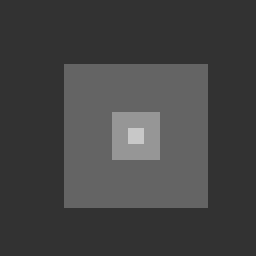
%> input picture image_processing/images/squares.bmp, 256 x 256 px
$ octave diffusion3.m   (GNU Octave 9; MATLAB toolbox functions it lacks are replaced by stand-ins)
%> lines starting %> are read from the running program, lines starting %| are printed output that depends on the picture
### image_processing/examples/varying_diffusion.m
%% Solving the 2-D diffusion equation with spatially varying D by the Finite Difference
%
%  u = varying_diffusion(U, dt,f,N) where U is a 2D matrix representing
%       the initial conditions, f is a function evaluating K(x,y) and N is the number of timesteps
%
%
% Boundary Conditions = Zero-neumann
%
% $$u_t = (K(x,y) u_x)_x + (K(x,y) u_y)_y$$
%
% $$\frac{\partial u}{\partial x}(0,y,t) = 0$$
%
% $$\frac{\partial u}{\partial x}(L,y,t) = 0$$
%
% $$\frac{\partial u}{\partial y}(x,0,t) = 0$$
%
% $$\frac{\partial u}{\partial y}(x,L,t) = 0$$
%
function u = varying_diffusion(u, dt, f,N)
  %%
  % Get size of initial condition matrix
  [nx ny] = size(u);

  %%
  % Setup indexing. We don't update the boundary pixels, as they are set by
  % the boundary conditions
  i=2:nx-1;
  j=2:ny-1;

  [I,J] = meshgrid(0:1/nx:1,0:1/ny:1);
  K = f(I,J);

  %%
  % Loop through timesteps
  for it=1:N
      %%
      % Forward time, centred space
      u(i,j) = u(i,j) + 0.5*dt*( ...
                    (K(i+1,j)+K(i,j)).*u(i+1,j) + ...
                    (K(i-1,j)+K(i,j)).*u(i-1,j) + ...
                    (K(i,j+1)+K(i,j)).*u(i,j+1) + ...
                    (K(i,j-1)+K(i,j)).*u(i,j-1) - ...
                    (K(i+1,j)+K(i-1,j)+K(i,j+1)+K(i,j-1)+4*K(i,j)).*u(i,j));

      %%
      % Zero-neumann boundary conditions
      u(1,:) = u(2,:);
      u(nx,:) = u(nx-1,:);
      u(:,1) = u(:,2);
      u(:,ny) = u(:,ny-1);
  end
end

### image_processing/examples/diffusion3.m
%% Isotropic diffusion for image processing 4
% Read image and convert to double
u = double(imread('../images/squares.bmp'));
%> u: size 256x256 double; min 50, max 200, mean 67.8; mean of the top-left, top-right, bottom-left and bottom-right quarters 63.3, 67.2, 67.2, 73.4

%%
% Add normal noise with mean 0 and variance 10
u = u + 20.0*randn (size(u));
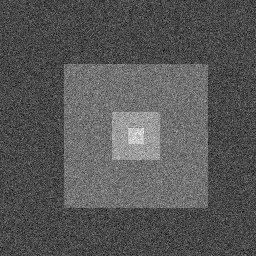
%> u: size 256x256 double; min -35.03, max 264.4, mean 67.6; drawn with min black and max white

%%
% Display before image
figure
subplot(2,2,1)
colormap gray
imagesc(uint8(u));
title('before');

subplot(2,2,2)
colormap gray
plot(u(size(u,1)/2+3,:));
ylabel('u')

%%
% Run diffusion
dt = 0.1;
%f = @(x,y) 1-sin(pi*x).*sin(pi*y);
f = @(x,y) exp(-10*(x.^2 + y.^2));
u = varying_diffusion(u,dt,f,20);
%> after the loop in varying_diffusion, `for it=1:N`:
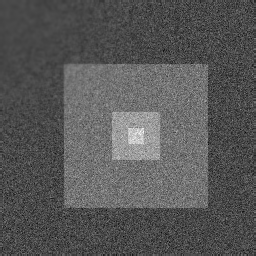
%> u: size 256x256 double; min -35.02, max 262.5, mean 67.6; drawn with min black and max white

%%
% Display result
subplot(2,2,3)
imagesc(uint8(u));
title('after');

subplot(2,2,4)
colormap gray
plot(u(size(u,1)/2+3,:));
ylabel('u')
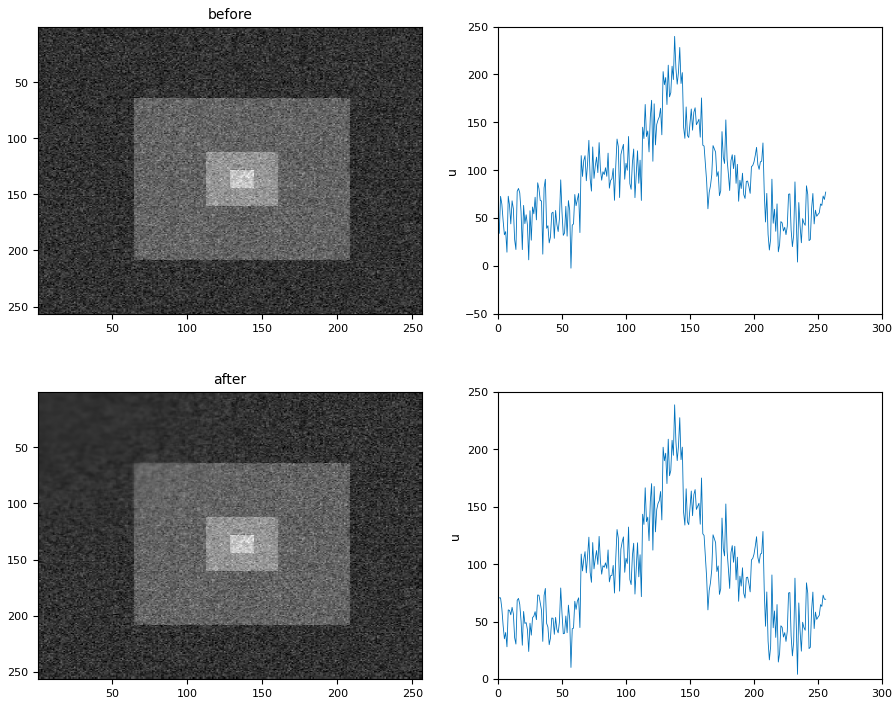
%> figure redrawn from the program's plot data, 4 panels
